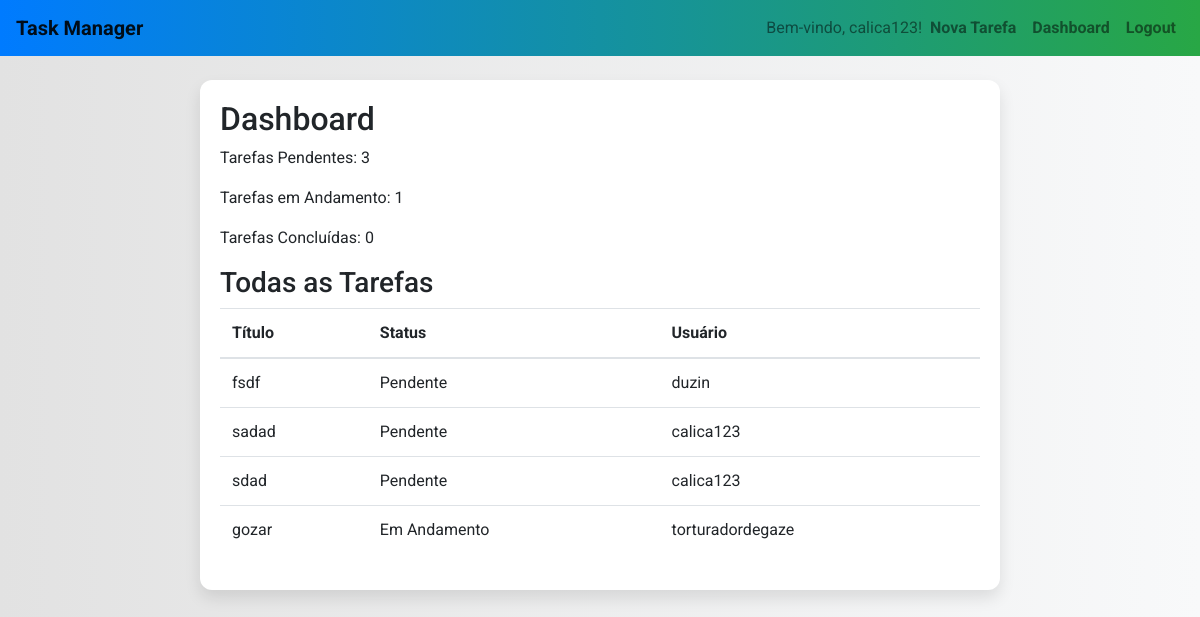
Screenshot of /dashboard/ (signed in) with the database file from the repository.
### polls/models.py (models this page shows, shortened)
class Task(models.Model):
    STATUS_CHOICES = [
        ('pending', 'Pendente'),
        ('in_progress', 'Em Andamento'),
        ('completed', 'Concluída'),
    ]
    title = models.CharField(max_length=200)
    description = models.TextField()
    status = models.CharField(max_length=20, choices=STATUS_CHOICES, default='pending')
    assigned_to = models.ForeignKey(User, on_delete=models.SET_NULL, null=True, blank=True)

### polls/views.py (the view)
# urls.py: path('dashboard/', dashboard, name='dashboard'),
@login_required
def dashboard(request):
    tasks = Task.objects.all()  # Exibe todas as tarefas no sistema
    pending_tasks = tasks.filter(status='pending').count()
    in_progress_tasks = tasks.filter(status='in_progress').count()
    completed_tasks = tasks.filter(status='completed').count()
    return render(request, 'tasks/dashboard.html', {
        'tasks': tasks,
        'pending_tasks': pending_tasks,
        'in_progress_tasks': in_progress_tasks,
        'completed_tasks': completed_tasks,
    })

### polls/templates/tasks/dashboard.html
{% extends 'tasks/base.html' %}
{% block content %}
<h2>Dashboard</h2>
<p>Tarefas Pendentes: {{ pending_tasks }}</p>
<p>Tarefas em Andamento: {{ in_progress_tasks }}</p>
<p>Tarefas Concluídas: {{ completed_tasks }}</p>
<h3>Todas as Tarefas</h3>
<table class="table">
    <thead>
        <tr>
            <th>Título</th>
            <th>Status</th>
            <th>Usuário</th>
        </tr>
    </thead>
    <tbody>
        {% for task in tasks %}
        <tr>
            <td>{{ task.title }}</td>
            <td>{{ task.get_status_display }}</td>
            <td>{{ task.assigned_to.username }}</td>
        </tr>
        {% empty %}
        <tr>
            <td colspan="3">Nenhuma tarefa encontrada.</td>
        </tr>
        {% endfor %}
    </tbody>
</table>
{% endblock %}

### polls/templates/tasks/base.html (shortened to what this page needs)
<!DOCTYPE html>
<html lang="pt-br">
<head>
    <link href="https://stackpath.bootstrapcdn.com/bootstrap/4.5.2/css/bootstrap.min.css" rel="stylesheet">
    <link rel="stylesheet" href="https://cdnjs.cloudflare.com/ajax/libs/font-awesome/5.15.4/css/all.min.css">
    {% load static %}
    <link rel="stylesheet" href="{% static 'css/styles.css' %}">
</head>
<body>
    <nav class="navbar navbar-expand-lg navbar-light bg-light">
        <a class="navbar-brand" href="{% url 'task-list' %}">Task Manager</a>
        <div class="collapse navbar-collapse">
            <ul class="navbar-nav ml-auto">
                {% if user.is_authenticated %}
                    <li class="nav-item">
                        <span class="navbar-text">
                            Bem-vindo, {{ user.username }}!
                        </span>
                    </li>
                    <li class="nav-item">
                        <a class="nav-link" href="{% url 'task-create' %}">Nova Tarefa</a>
                    </li>
                    <li class="nav-item">
                        <a class="nav-link" href="{% url 'dashboard' %}">Dashboard</a>
                    </li>
                    <li class="nav-item">
                        <a class="nav-link" href="{% url 'logout' %}">Logout</a>
                    </li>
                {% endif %}
            </ul>
        </div>
    </nav>
    <div class="container mt-4">
        {% block content %}
        {% endblock %}
    </div>
</body>
</html>

### polls/static/css/styles.css (style rules this page uses)
body { font-family: 'Roboto', sans-serif; background: linear-gradient(to right, #e2e2e2, #f8f9fa); margin: 0; padding: 0; }
.container { width: 90%; max-width: 800px; margin: 50px auto; padding: 20px; background-color: #ffffff; border-radius: 12px; box-shadow: 0 8px 16px rgba(0, 0, 0, 0.1); }
a { color: #007bff; text-decoration: none; font-weight: bold; transition: color 0.3s ease; }
.navbar { background: linear-gradient(90deg, rgba(0, 123, 255, 1) 0%, rgba(40, 167, 69, 1) 100%); }
.navbar-brand, .nav-link { color: #fff; font-weight: bold; transition: color 0.3s ease; }

### rows the page displays
Task: title "fsdf", status "Pendente", assigned_to.username "duzin"
Task: title "sadad", status "Pendente", assigned_to.username "calica123"
Task: title "sdad", status "Pendente", assigned_to.username "calica123"
Task: title "gozar", status "Em Andamento", assigned_to.username "torturadordegaze"

### other values shown
{{ user.username }} "calica123"
{{ pending_tasks }} "3"
{{ in_progress_tasks }} "1"
{{ completed_tasks }} "0"
